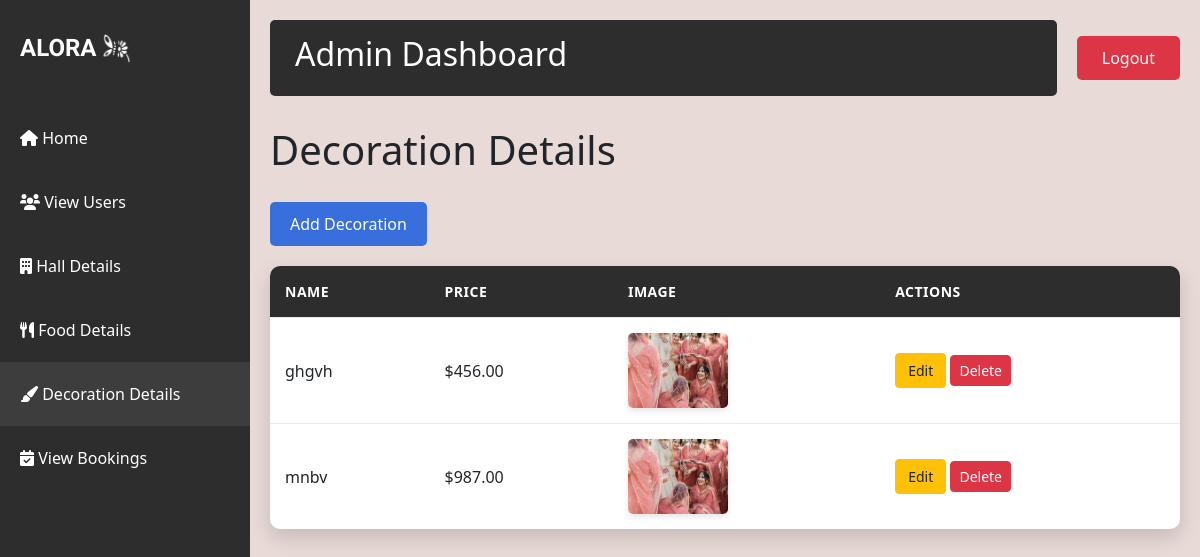
The app's page /decoration_details/ (signed in), older data.
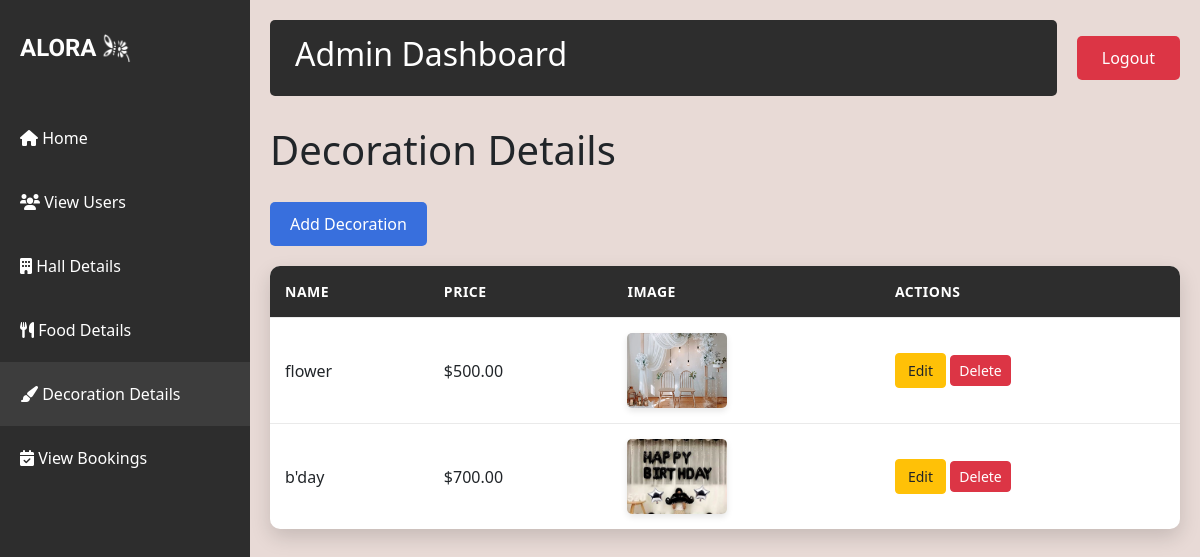
The same page, newer data.
### app/models.py (models this page shows)
class Decoration(models.Model):
    decoration_name=models.CharField(max_length=100,null=True)
    decoration_image=models.ImageField(upload_to='images/')
    decoration_price=(models.DecimalField(max_digits=10,decimal_places=2))

### app/views.py (the view)
# urls.py: path('decoration_details/',views.decoration_details,name='decoration_details'),
@login_required(login_url='login')
def decoration_details(request):
    decorations=Decoration.objects.all()
    return render(request,'decoration_details.html',{'decorations':decorations})

### templates/decoration_details.html (shortened to what this page needs)
<!DOCTYPE html>
<html lang="en">
<head>
    {% load static %}
    <link href="https://cdn.jsdelivr.net/npm/bootstrap@5.3.0/dist/css/bootstrap.min.css" rel="stylesheet">
    <link rel="stylesheet" href="https://cdnjs.cloudflare.com/ajax/libs/font-awesome/6.0.0-beta3/css/all.min.css">
</head>
<body>
    <div class="sidebar">
        <div class="logo-container">
            <div class="logo">ALORA</div>
            <img src="{% static 'alora_icon.png' %}" alt="Light Bulb" class="logo-image">
        </div>
        <nav class="nav flex-column">
            <a class="nav-link" href="{% url 'admin_dash' %}">
                <i class="fas fa-home"></i> Home
            </a>
            <a class="nav-link" href="{% url 'view_users' %}">
                <i class="fas fa-users"></i> View Users
            </a>
            <a class="nav-link" href="{% url 'hall_details' %}">
                <i class="fas fa-building"></i> Hall Details
            </a>
            <a class="nav-link" href="{% url 'food_details' %}">
                <i class="fas fa-utensils"></i> Food Details
            </a>
            <a class="nav-link active" href="{% url 'decoration_details' %}">
                <i class="fas fa-paint-brush"></i> Decoration Details
            </a>
            <a class="nav-link" href="{% url 'admin_view_booking' %}">
                <i class="fas fa-calendar-check"></i> View Bookings
            </a>
        </nav>
    </div>
    <div class="main-content">
        <div class="top-nav">
            <div class="welcome-section">
                <h2>Admin Dashboard</h2>
            </div>
            <a href="{% url 'logout' %}" class="logout-btn">Logout</a>
        </div>
        <h1>Decoration Details</h1>
        <a href="{% url 'add_decoration' %}" class="add-button">Add Decoration</a>
        <table class="decoration-table">
            <thead>
                <tr>
                    <th>Name</th>
                    <th>Price</th>
                    <th>Image</th>
                    <th>Actions</th>
                </tr>
            </thead>
            <tbody>
                {% for decoration in decorations %}
                <tr>
                    <td>{{ decoration.decoration_name }}</td>
                    <td>${{ decoration.decoration_price }}</td>
                    <td><img src="{{ decoration.decoration_image.url }}" alt="{{ decoration.decoration_name }}"></td>
                    <td>
                        <a href="{% url 'update_decoration' decoration.id %}" class="btn btn-sm btn-warning">Edit</a>
                        <a href="#" class="btn btn-sm btn-danger"
                        onclick="openDeleteModal('{{ decoration.id }}', '{{ decoration.decoration_name|escapejs }}', '{{ decoration.decoration_image.url|escapejs }}')">Delete</a>
                    </td>
                </tr>
                {% empty %}
                <tr>
                    <td colspan="4">No decorations found.</td>
                </tr>
                {% endfor %}
            </tbody>
        </table>
    </div>
</body>
</html>

Row changes from the older to the newer data that the page shows:
removed Decoration: decoration_name "ghgvh", decoration_price "456.00", decoration_image (picture)
removed Decoration: decoration_name "mnbv", decoration_price "987.00", decoration_image (picture)
added Decoration: decoration_name "flower", decoration_price "500.00", decoration_image (picture)
added Decoration: decoration_name "b'day", decoration_price "700.00", decoration_image (picture)
